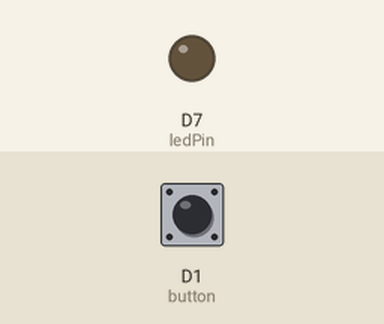
A sketch run on a simulated ESP8266 (NodeMCU). Shown: output pins drawn as LEDs (lit = HIGH). Inputs (shaded band) come from the test bench; at power-on: D1 (button) HIGH.

Above: at 1.2 s.
1.3 s: D1 (button) pulled LOW for 1 s
At 1.57 s:
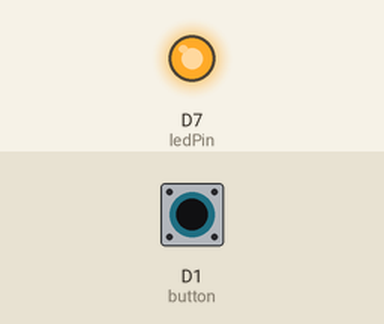
4.3 s: D1 (button) pulled LOW for 3.2 s
Timing chart, 0 to 8.7 s (numbered marks = the images above; inputs shaded):
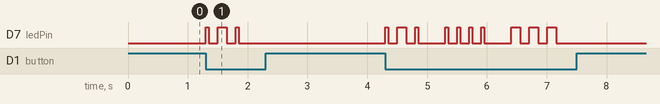

The sketch:

morsecodename.ino
```cpp
int ledPin = D7;
int button = D1;
int ledState = LOW;
const int dashgap = 150;
const int dotgap = 50;
const int gap = 300;
unsigned long currentMillis;
unsigned long staticMillis;


void setup() {


    pinMode(ledPin, OUTPUT);
    pinMode( button, INPUT_PULLUP);
}

void dash() {

    currentMillis = millis();
    staticMillis = currentMillis;
    ledState = HIGH;
    digitalWrite(ledPin, ledState);
    while (currentMillis <= (staticMillis + dashgap)) {

        currentMillis = millis();


    }
    ledState = LOW;
        digitalWrite(ledPin, ledState);
    delay(dashgap);

}

void dot() {
    currentMillis = millis();
    staticMillis = currentMillis;
    ledState = HIGH;
    digitalWrite(ledPin, ledState);
    while (currentMillis <= (staticMillis + dotgap)) {

        currentMillis = millis();


    }
    ledState = LOW;
    digitalWrite(ledPin, ledState);
    delay(dashgap);

}
void loop() {


while (digitalRead(button) == LOW) {

 /*   //S . . .

    if (digitalRead(button) == LOW) dot(); else break;
    if (digitalRead(button) == LOW) dot(); else break;
    if (digitalRead(button) == LOW) dot(); else break;
    delay(gap);

    //I . .

    if (digitalRead(button) == LOW) dot(); else break;
    if (digitalRead(button) == LOW) dot(); else break;
    delay(gap);
    //M - -

    if (digitalRead(button) == LOW) dash(); else break;
    if (digitalRead(button) == LOW) dash(); else break;
    delay(gap);
    //O - - -

    if (digitalRead(button) == LOW) dash(); else break;
    if (digitalRead(button) == LOW) dash(); else break;
    if (digitalRead(button) == LOW) dash(); else break;
    delay(gap);

    //N - .
    if (digitalRead(button) == LOW) dash(); else break;
    if (digitalRead(button) == LOW) dot(); else break;
    delay(1000);

    */


  //R .-.

    if (digitalRead(button) == LOW) dot(); else break;
    if (digitalRead(button) == LOW) dash(); else break;
    if (digitalRead(button) == LOW) dot(); else break;
    delay(gap);

    //H ....
    if (digitalRead(button) == LOW) dot(); else break;
    if (digitalRead(button) == LOW) dot(); else break;
    if (digitalRead(button) == LOW) dot(); else break;
    if (digitalRead(button) == LOW) dot(); else break;
    delay(gap);
    //O - - -

    if (digitalRead(button) == LOW) dash(); else break;
    if (digitalRead(button) == LOW) dash(); else break;
    if (digitalRead(button) == LOW) dash(); else break;
    delay(gap);
    //O - - -

    if (digitalRead(button) == LOW) dash(); else break;
    if (digitalRead(button) == LOW) dash(); else break;
    if (digitalRead(button) == LOW) dash(); else break;
    delay(gap);

    //K -.-
    if (digitalRead(button) == LOW) dash(); else break;
    if (digitalRead(button) == LOW) dot(); else break;
    if (digitalRead(button) == LOW) dash(); else break;
    delay(1000);

}
}
```

Measured:
- after the input at 1.3 s, D7 (ledPin): goes HIGH 0.05 s, LOW 0.15 s, HIGH 0.15 s, LOW 0.15 s, HIGH 0.05 s, then LOW, starting at once
